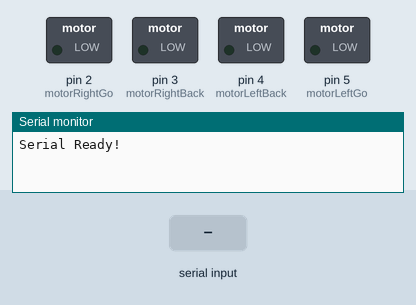
Bench run of a sketch on a simulated Arduino Uno, built with avr-gcc and run on an emulated ATmega328P. Shown: switched loads named in the sketch (green lamp = pin HIGH), the last lines printed to the serial monitor. Inputs (shaded band) come from the test bench.

Above: at 1.2 s.
1.3 s: "g" received over the second serial link
At 2.2 s:
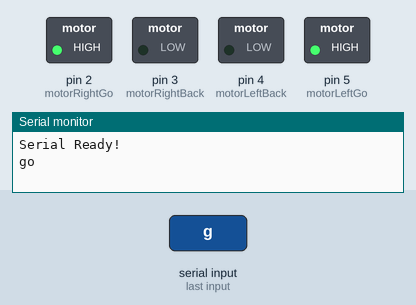
2.8 s: "l" received over the second serial link
At 3.3 s:
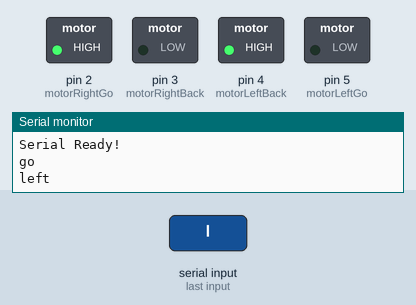
4.3 s: "r" received over the second serial link
At 5.5 s:
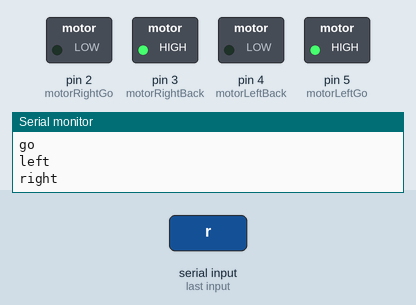
5.8 s: "b" received over the second serial link
At 6.8 s:
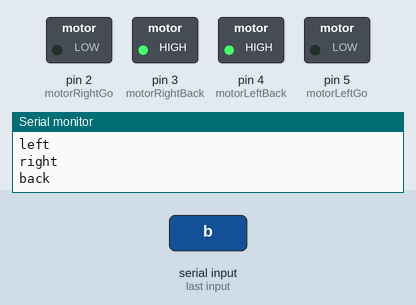
7.3 s: "1" received over the second serial link
At 7.9 s:
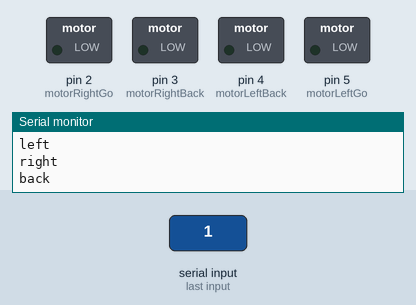
Timing chart, 0 to 9.8 s (numbered marks = the images above; inputs shaded):
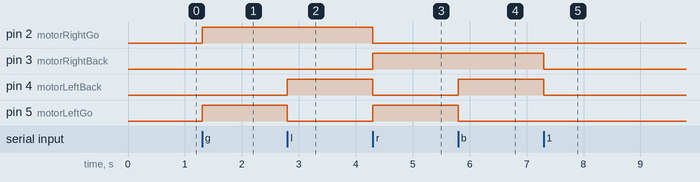

Measured:
- after the input at 1.3 s, pin 2 (motorRightGo), pin 5 (motorLeftGo): LOW → HIGH at once
- after the input at 2.8 s, pin 4 (motorLeftBack): LOW → HIGH at once; pin 5 (motorLeftGo): HIGH → LOW at once
- after the input at 4.3 s, pin 2 (motorRightGo), pin 4 (motorLeftBack): HIGH → LOW at once; pin 3 (motorRightBack), pin 5 (motorLeftGo): LOW → HIGH at once
- after the input at 5.8 s, pin 4 (motorLeftBack): LOW → HIGH at once; pin 5 (motorLeftGo): HIGH → LOW at once
- after the input at 7.3 s, pin 3 (motorRightBack), pin 4 (motorLeftBack): HIGH → LOW at once

The sketch:

wifi_move.ino
```cpp
#include <SoftwareSerial.h>
#define RX 10
#define TX 11
#define motorRightGo 2
#define motorRightBack 3
#define motorLeftGo 5
#define motorLeftBack 4

SoftwareSerial mySerial(RX, TX);

void setup() {
  mySerial.begin(115200);
  mySerial.println("WIFI Ready!");
  Serial.begin(115200);
  Serial.println("Serial Ready!");
  pinMode(motorRightGo, OUTPUT);
  pinMode(motorRightBack, OUTPUT);
  pinMode(motorLeftGo, OUTPUT);
  pinMode(motorLeftBack, OUTPUT);
}

void loop() {
  if (Serial.available()) {
    mySerial.write(Serial.read());
  }
  while(mySerial.available()) {
    switch (mySerial.read()) {
      case 103: //get "g" command, it stand for "go forward"
        goForward();
        Serial.println("go");
        break;
      case 108: //get "l" command, it stand for "turn left"
        turnLeft();
        Serial.println("left");
        break;
      case 114: //get "r" command, it stand for "turn right"
        turnRight();
        Serial.println("right");
        break;
      case 98: //get "b" command, it stand for "go back"
        goBack();
        Serial.println("back");
        break;
      case 115: //get "s" command, it stand for "stop"
        stopEveryMotor();
        Serial.println("stop");
        break;
      case 13:
        Serial.println("NL");
        break;
      case 10:
        Serial.println("CR");
        break;
      default: //command that can't recognize
        stopEveryMotor();
        break;
    }
  }
}

void goForward() {
  digitalWrite(motorRightGo, HIGH);
  digitalWrite(motorRightBack, LOW);
  digitalWrite(motorLeftGo, HIGH);
  digitalWrite(motorLeftBack, LOW);
}

void turnLeft() {
  digitalWrite(motorRightGo, HIGH);
  digitalWrite(motorRightBack, LOW);
  digitalWrite(motorLeftGo, LOW);
  digitalWrite(motorLeftBack, HIGH);
}

void turnRight() {
  digitalWrite(motorRightGo, LOW);
  digitalWrite(motorRightBack, HIGH);
  digitalWrite(motorLeftGo, HIGH);
  digitalWrite(motorLeftBack, LOW);
}

void goBack() {
  digitalWrite(motorRightGo, LOW);
  digitalWrite(motorRightBack, HIGH);
  digitalWrite(motorLeftGo, LOW);
  digitalWrite(motorLeftBack, HIGH);
}

void stopEveryMotor() {
  digitalWrite(motorRightGo, LOW);
  digitalWrite(motorRightBack, LOW);
  digitalWrite(motorLeftGo, LOW);
  digitalWrite(motorLeftBack, LOW);
}
```
